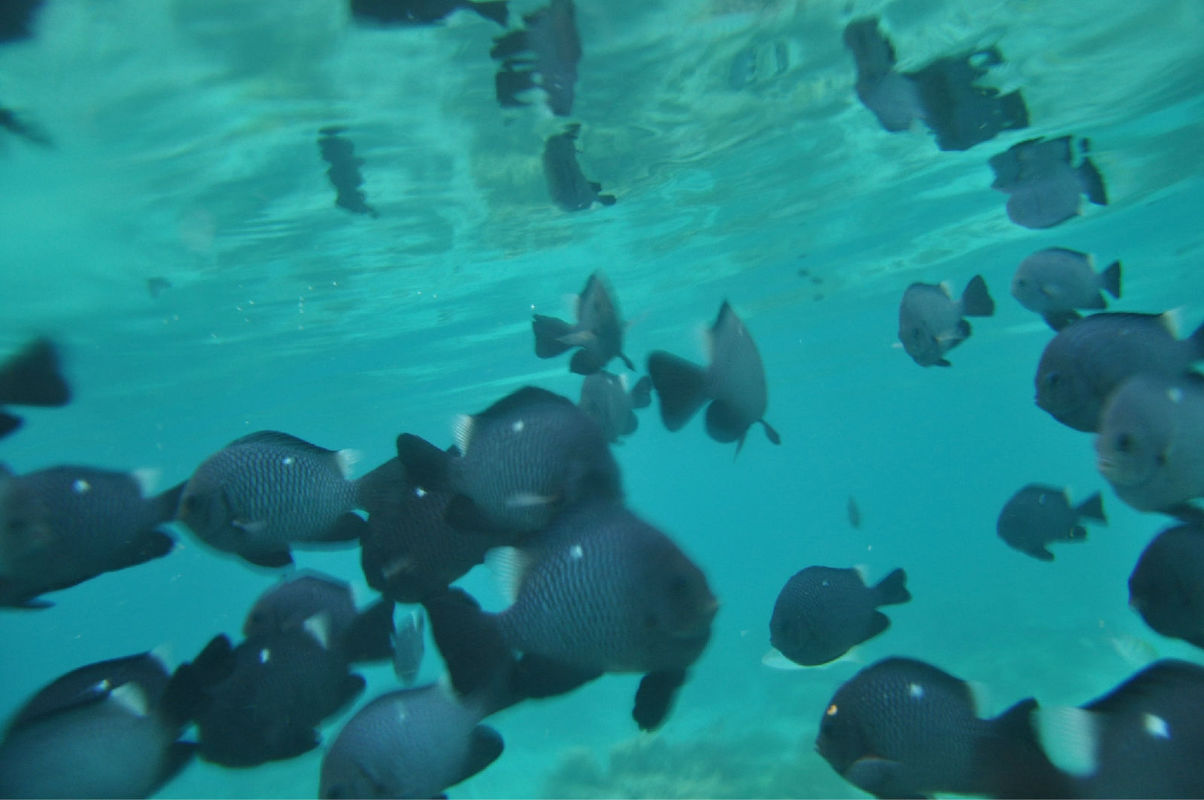
#> input picture dataset/image-6.png, 1204 x 800 px, found by its file name
$ python uiqm_uciqe.py
#> lines starting #> are read from the running program, lines starting #| are printed output that depends on the picture; long printed decimals are rounded
'''
Metrics for unferwater image quality evaluation.

Source: https://github.com/xueleichen/PSNR-SSIM-UCIQE-UIQM-Python
Author: Xuelei Chen
Email: chenxuelei@hotmail.com
based on the following paper: UIQM https://ieeexplore.ieee.org/abstract/document/7305804

Note:
code adjusted for needed functions
'''

import numpy as np
import math
from skimage import io, color, filters

def getUIQM(img):
    rgb = img
    gray = color.rgb2gray(img)

    # UIQM
    p1 = 0.0282
    p2 = 0.2953
    p3 = 3.5753

    #1st term UICM
    rg = rgb[:,:,0] - rgb[:,:,1]
    yb = (rgb[:,:,0] + rgb[:,:,1]) / 2 - rgb[:,:,2]
    rgl = np.sort(rg,axis=None)
    ybl = np.sort(yb,axis=None)
    al1 = 0.1
    al2 = 0.1
    T1 = int(al1 * len(rgl))
    T2 = int(al2 * len(rgl))
    rgl_tr = rgl[T1:-T2]
    ybl_tr = ybl[T1:-T2]

    urg = np.mean(rgl_tr)
    s2rg = np.mean((rgl_tr - urg) ** 2)
    uyb = np.mean(ybl_tr)
    s2yb = np.mean((ybl_tr- uyb) ** 2)

    uicm =-0.0268 * np.sqrt(urg**2 + uyb**2) + 0.1586 * np.sqrt(s2rg + s2yb)

    #2nd term UISM (k1k2=8x8)
    Rsobel = rgb[:,:,0] * filters.sobel(rgb[:,:,0])
    Gsobel = rgb[:,:,1] * filters.sobel(rgb[:,:,1])
    Bsobel = rgb[:,:,2] * filters.sobel(rgb[:,:,2])

    Rsobel=np.round(Rsobel).astype(np.uint8)
    Gsobel=np.round(Gsobel).astype(np.uint8)
    Bsobel=np.round(Bsobel).astype(np.uint8)

    Reme = eme(Rsobel)
    Geme = eme(Gsobel)
    Beme = eme(Bsobel)

    uism = 0.299 * Reme + 0.587 * Geme + 0.114 * Beme

    #3rd term UIConM
    uiconm = logamee(gray)

    uiqm = p1 * uicm + p2 * uism + p3 * uiconm

    return uiqm

def eme(ch,blocksize=8):

    num_x = math.ceil(ch.shape[0] / blocksize)
    num_y = math.ceil(ch.shape[1] / blocksize)

    eme = 0
    w = 2. / (num_x * num_y)
    for i in range(num_x):

        xlb = i * blocksize
        if i < num_x - 1:
            xrb = (i+1) * blocksize
        else:
            xrb = ch.shape[0]

        for j in range(num_y):

            ylb = j * blocksize
            if j < num_y - 1:
                yrb = (j+1) * blocksize
            else:
                yrb = ch.shape[1]

            block = ch[xlb:xrb,ylb:yrb]

            blockmin = float(np.min(block))
            blockmax = float(np.max(block))

            # # old version
            # if blockmin == 0.0: eme += 0
            # elif blockmax == 0.0: eme += 0
            # else: eme += w * math.log(blockmax / blockmin)

            # new version
            if blockmin == 0: blockmin+=1
            if blockmax == 0: blockmax+=1
            eme += w * math.log(blockmax / blockmin)
    return eme

def plipsum(i,j,gamma=1026):
    return i + j - i * j / gamma

def plipsub(i,j,k=1026):
    return k * (i - j) / (k - j)

def plipmult(c,j,gamma=1026):
    return gamma - gamma * (1 - j / gamma)**c

def logamee(ch,blocksize=8):

    num_x = math.ceil(ch.shape[0] / blocksize)
    num_y = math.ceil(ch.shape[1] / blocksize)

    s = 0
    w = 1. / (num_x * num_y)
    for i in range(num_x):

        xlb = i * blocksize
        if i < num_x - 1:
            xrb = (i+1) * blocksize
        else:
            xrb = ch.shape[0]

        for j in range(num_y):

            ylb = j * blocksize
            if j < num_y - 1:
                yrb = (j+1) * blocksize
            else:
                yrb = ch.shape[1]

            block = ch[xlb:xrb,ylb:yrb]
            blockmin = float(np.min(block))
            blockmax = float(np.max(block))

            top = plipsub(blockmax,blockmin)
            bottom = plipsum(blockmax,blockmin)

            m = top/bottom
            if m ==0.:
                s+=0
            else:
                s += (m) * np.log(m)

    return plipmult(w,s)

def getUCIQE(img):
    rgb = img
    lab = color.rgb2lab(rgb)

    # UCIQE
    c1 = 0.4680
    c2 = 0.2745
    c3 = 0.2576
    l = lab[:,:,0]

    #1st term
    chroma = (lab[:,:,1]**2 + lab[:,:,2]**2)**0.5
    uc = np.mean(chroma)
    sc = (np.mean((chroma - uc)**2))**0.5

    #2nd term
    top = int(np.round(0.01*l.shape[0]*l.shape[1]))
    sl = np.sort(l,axis=None)
    isl = sl[::-1]
    conl = np.mean(isl[:top])-np.mean(sl[:top])

    #3rd term
    satur = []
    chroma1 = chroma.flatten()
    l1 = l.flatten()
    for i in range(len(l1)):
        if chroma1[i] == 0: satur.append(0)
        elif l1[i] == 0: satur.append(0)
        else: satur.append(chroma1[i] / l1[i])

    us = np.mean(satur)

    uciqe = c1 * sc + c2 * conl + c3 * us

    return uciqe

if __name__ == '__main__':
    image_path = 'dataset/image-6.png'
    img = io.imread(image_path)
#> img is the input picture: shape (800, 1204, 3); mean R, G, B 32.1, 132.3, 136.8
    uiqm = getUIQM(img)
#> in getUIQM, `rg = rgb[:,:,0] - rgb[:,:,1]`:
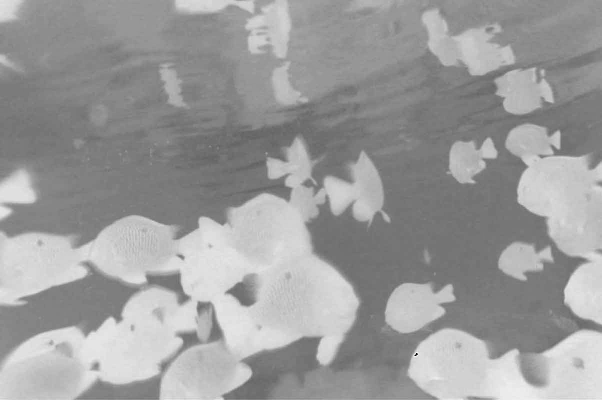
#> rg: shape (800, 1204) (shown at 1/2 size); min 0, max 255, mean 155.9
#> in getUIQM, `yb = (rgb[:,:,0] + rgb[:,:,1]) / 2 - rgb[:,:,2]`:
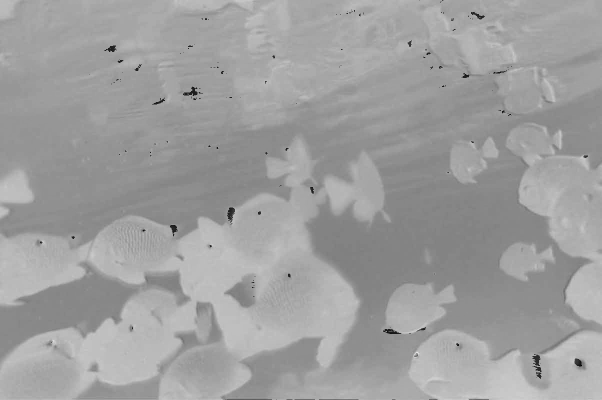
#> yb: shape (800, 1204) float64 (shown at 1/2 size); min -214, max 41, mean -55; drawn with min black and max white
#> in getUIQM, `T1 = int(al1 * len(rgl))`: T1 = 96320
#> in getUIQM, `urg = np.mean(rgl_tr)`: urg = 153.1
#> in getUIQM, `s2rg = np.mean((rgl_tr - urg) ** 2)`: s2rg = 959.3
#> in getUIQM, `uyb = np.mean(ybl_tr)`: uyb = -55.07
#> in getUIQM, `s2yb = np.mean((ybl_tr- uyb) ** 2)`: s2yb = 168.1
#> in getUIQM, `uicm =-0.0268 * np.sqrt(urg**2 + uyb**2) + 0.1586 * np.sqrt(s2rg + s2yb)`: uicm = 0.965
#> in getUIQM, `Gsobel = rgb[:,:,1] * filters.sobel(rgb[:,:,1])`:
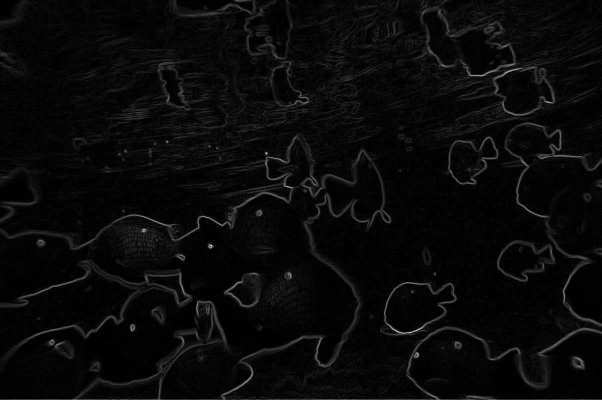
#> Gsobel: shape (800, 1204) float64 (shown at 1/2 size); min 0, max 40.56, mean 1.6; drawn with min black and max white
#> after the loop in eme, `for i in range(num_x):`: eme = 0.219
#> in getUIQM, `Geme = eme(Gsobel)`: Geme = 1.9
#> in getUIQM, `Beme = eme(Bsobel)`: Beme = 2.08
#> in getUIQM, `uism = 0.299 * Reme + 0.587 * Geme + 0.114 * Beme`: uism = 1.42
    uciqe = getUCIQE(img)
#> in getUCIQE, `chroma = (lab[:,:,1]**2 + lab[:,:,2]**2)**0.5`:
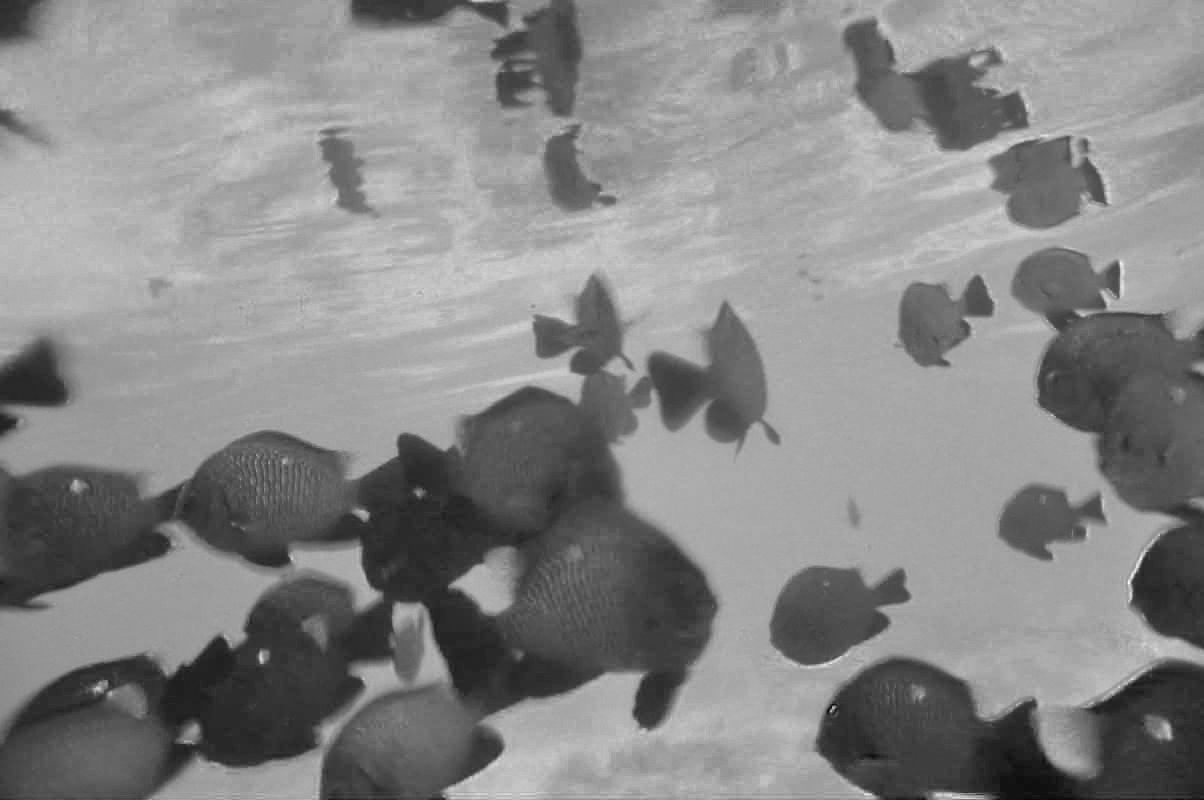
#> chroma: shape (800, 1204) float64; min 5.58, max 47.87, mean 27.9; drawn with min black and max white
    print("UIQM = ",uiqm)
#| UIQM =  0.1562
    print("UCIQE = ",uciqe)
#| UCIQE =  18.688

$ run again, with dataset/image-1.png copied over dataset/image-6.png
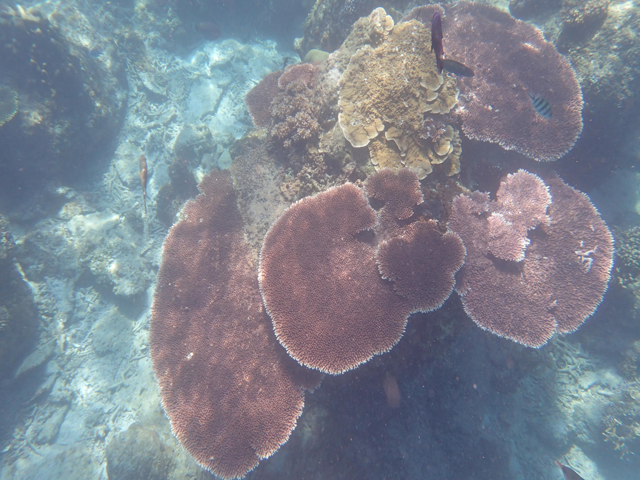
#> input picture dataset/image-1.png, 640 x 480 px, found by its file name
#> img is the input picture: shape (480, 640, 3); mean R, G, B 126.2, 132.4, 144
#> T1 = 30720
#> urg = 148.8
#> s2rg = 10771.3
#> uyb = -72.99
#> s2yb = 2780.4
#> uicm = 14.02
#> in getUIQM, `Rsobel=np.round(Rsobel).astype(np.uint8)`:
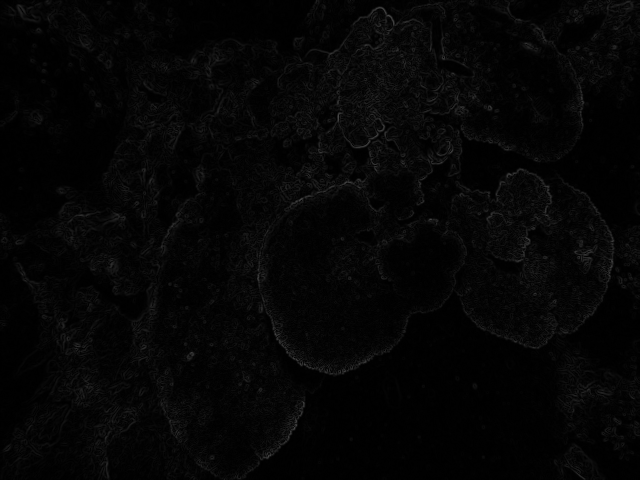
#> Rsobel: shape (480, 640); min 0, max 72, mean 5.1
#> after the loop in eme, `for i in range(num_x):`: eme = 4.47
#> Geme = 4.56
#> Beme = 4.38
#> uism = 4.51
#> after the loop in logamee, `for i in range(num_x):`: s = -1301.4
#> uiconm = -0.175
#> in getUIQM, `uiqm = p1 * uicm + p2 * uism + p3 * uiconm`: uiqm = 1.1
#> lab: shape (480, 640, 3) float64; mean of channels 0, 1, 2 55, 0.8, -6.9
#> in getUCIQE, `chroma = (lab[:,:,1]**2 + lab[:,:,2]**2)**0.5`:
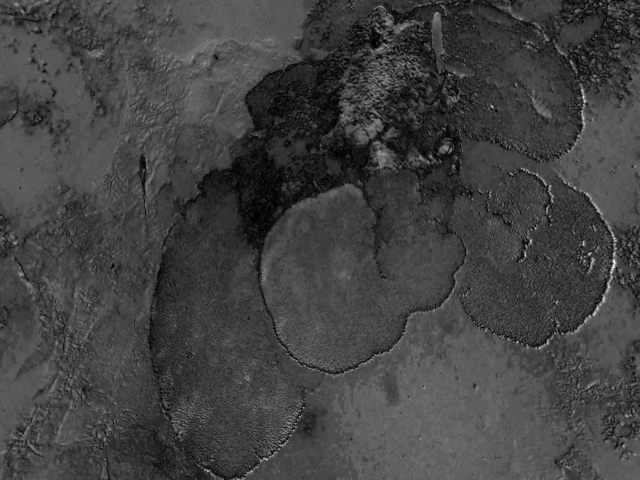
#> chroma: shape (480, 640) float64; min 0.0028, max 45.13, mean 11.8; drawn with min black and max white
#> uc = 11.79
#> sc = 3.91
#> conl = 59.42
#> after the loop in getUCIQE, `for i in range(len(l1)):`: satur = 307200 items
#> us = 0.232
#> in getUCIQE, `uciqe = c1 * sc + c2 * conl + c3 * us`: uciqe = 18.2
#| UIQM =  1.101
#| UCIQE =  18.200

$ run again, with dataset/image-10.png copied over dataset/image-6.png
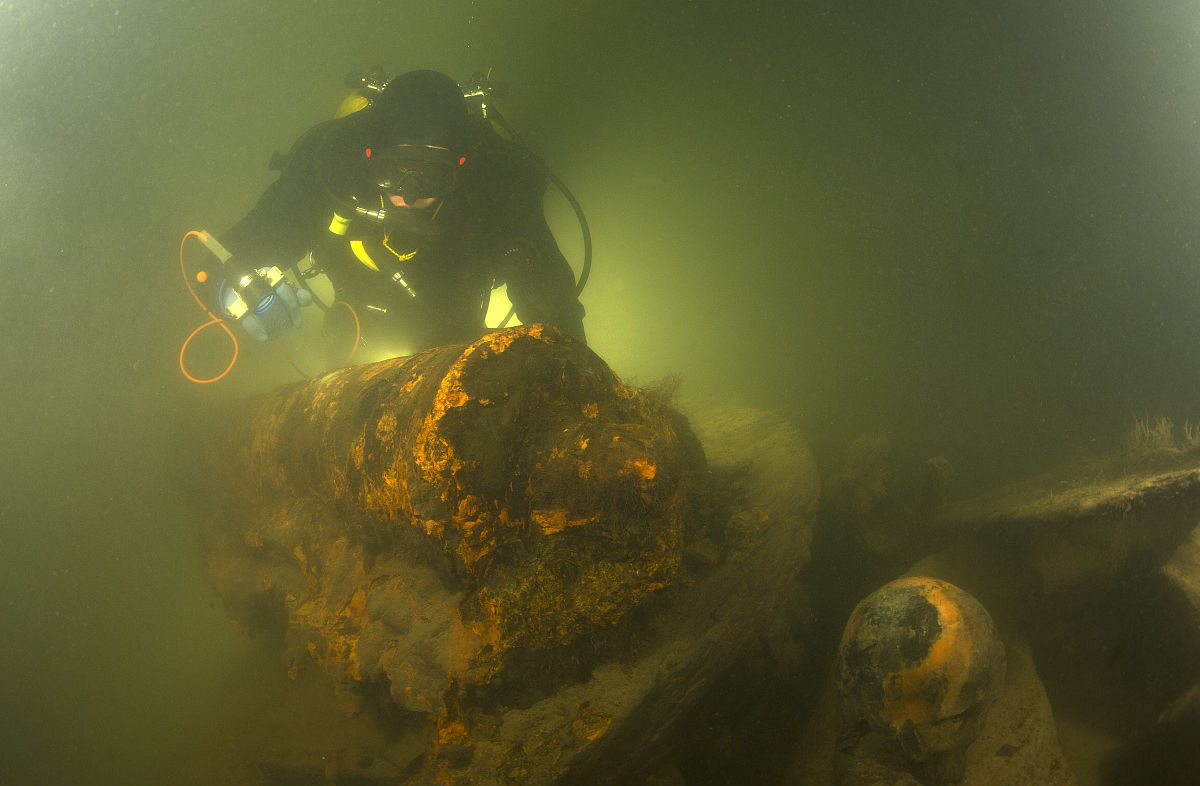
#> input picture dataset/image-10.png, 1200 x 786 px, found by its file name
#> img is the input picture: shape (786, 1200, 3); mean R, G, B 91.8, 91.4, 48.6
#> T1 = 94320
#> urg = 139.3
#> s2rg = 13976.2
#> uyb = 32.87
#> s2yb = 374.9
#> uicm = 15.16
#> in getUIQM, `Rsobel = rgb[:,:,0] * filters.sobel(rgb[:,:,0])`:
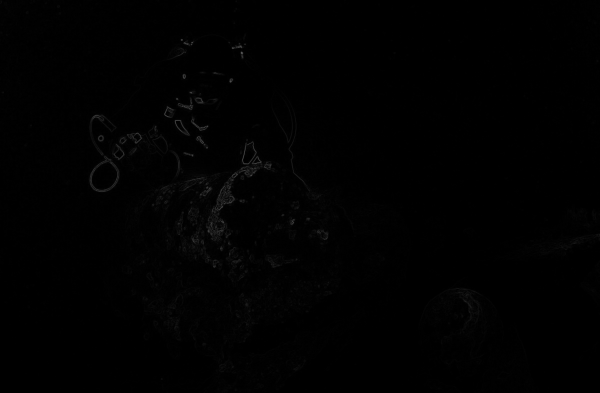
#> Rsobel: shape (786, 1200) float64 (shown at 1/2 size); min 0, max 112.5, mean 1.4
#> after the loop in eme, `for i in range(num_x):`: eme = 1.5
#> Geme = 1.32
#> Beme = 0.431
#> uism = 1.27
#> lab: shape (786, 1200, 3) float64; mean of channels 0, 1, 2 37.6, -6.4, 24.3
#> in getUCIQE, `chroma = (lab[:,:,1]**2 + lab[:,:,2]**2)**0.5`:
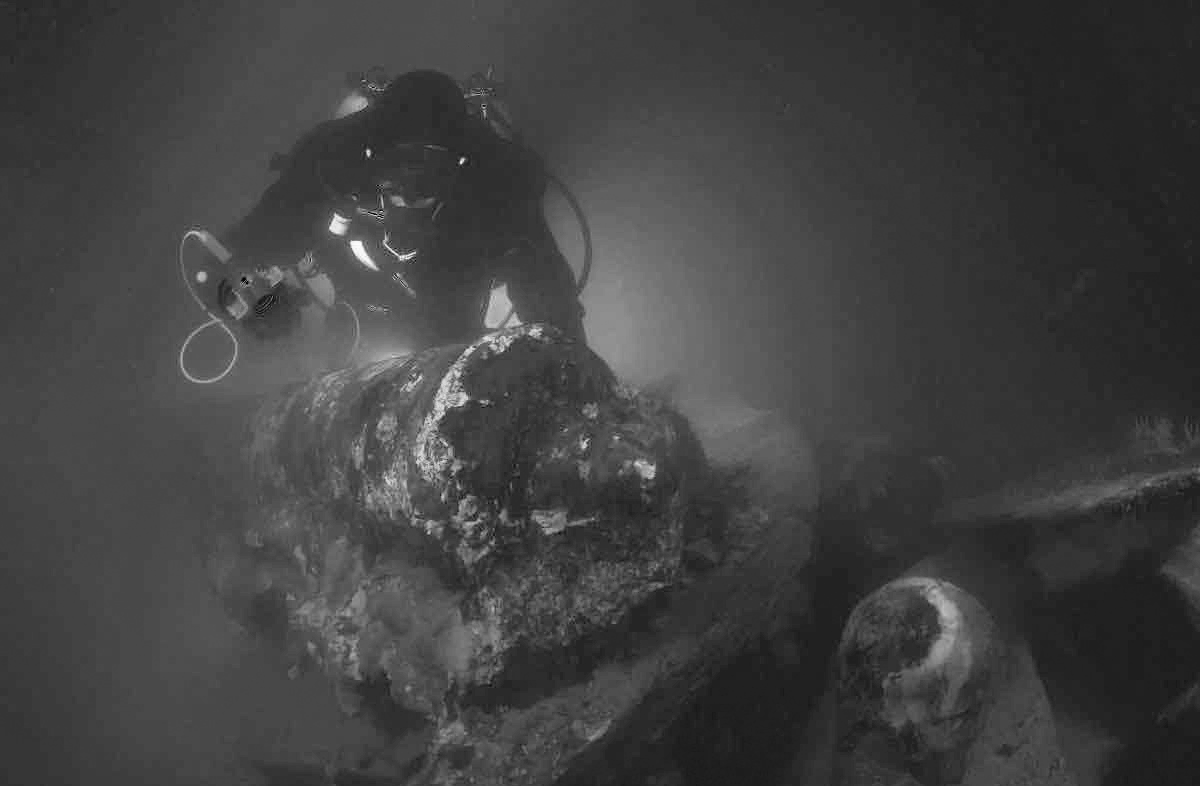
#> chroma: shape (786, 1200) float64; min 1.02, max 96.91, mean 25.7; drawn with min black and max white
#| UIQM =  0.4915
#| UCIQE =  22.634
